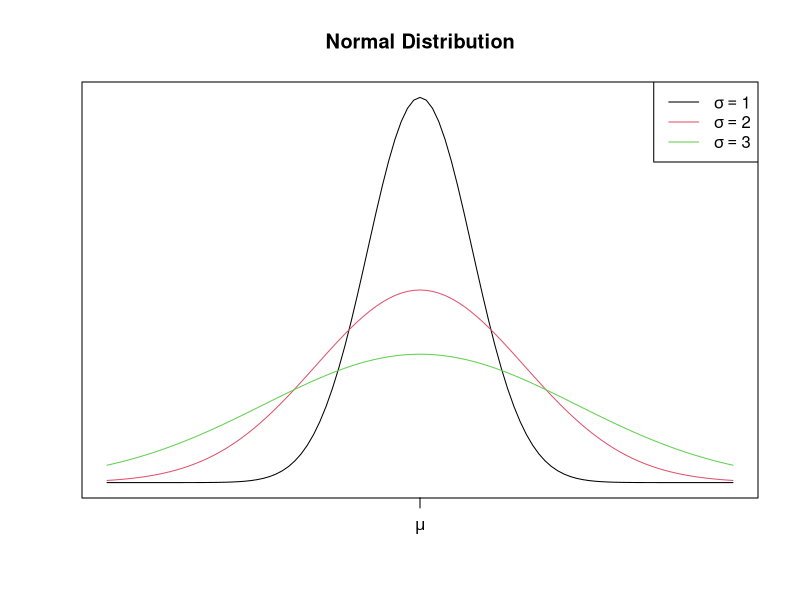
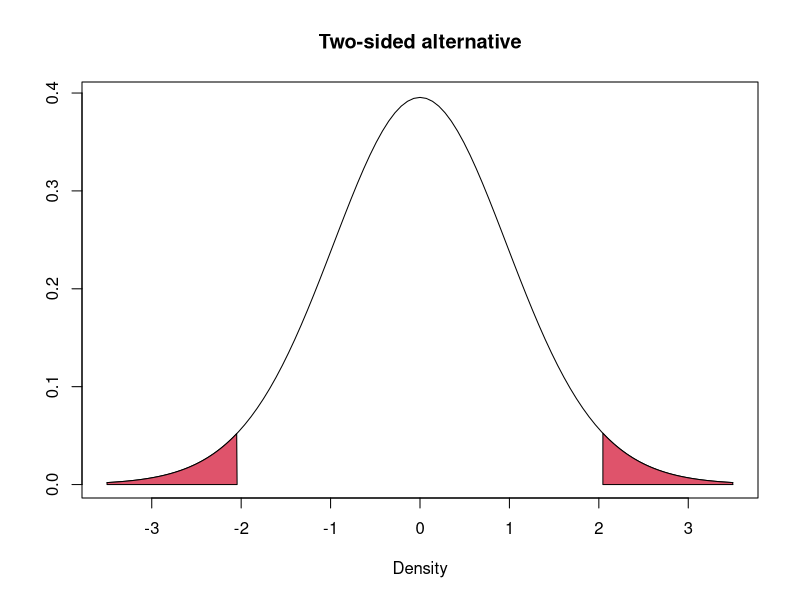
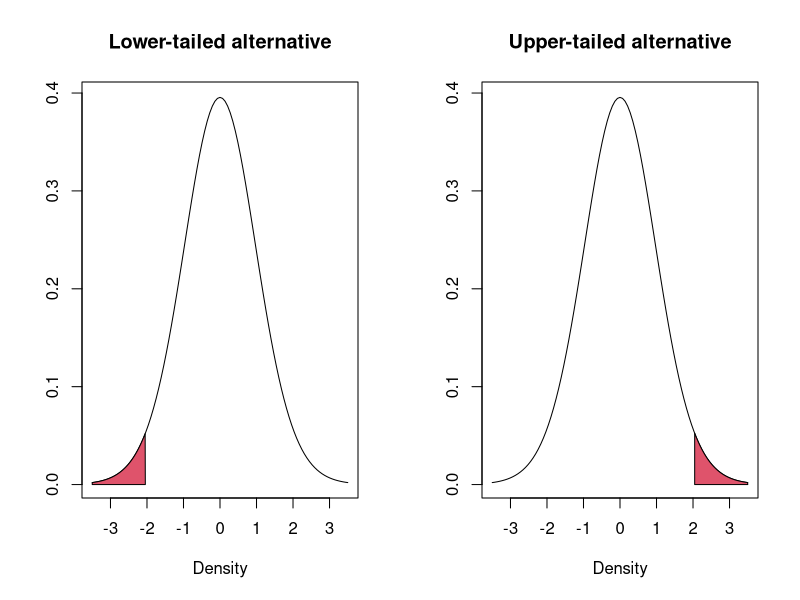
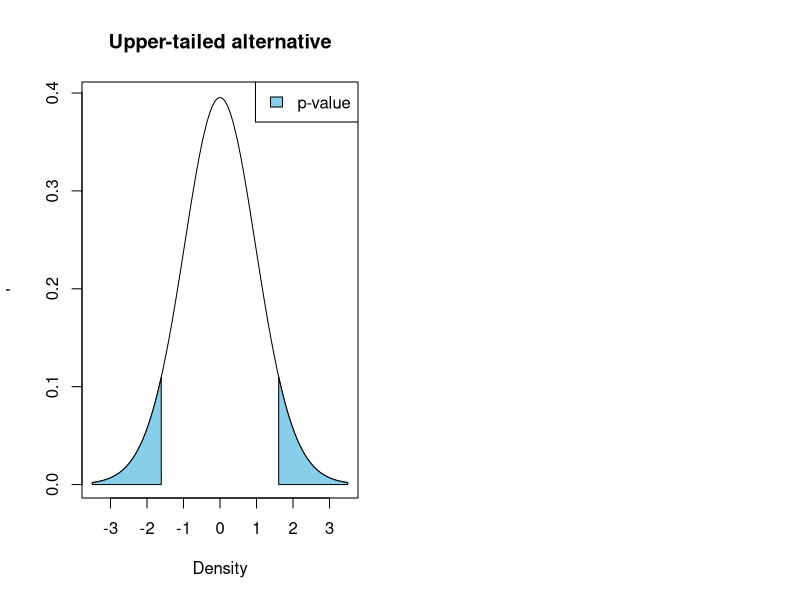

Source code (R) for these figures, in order: (Note: this script raises an error after producing the figures.)
### R code from vignette source '09RIII.Rnw'
### Encoding: UTF-8

###################################################
### code chunk number 1: setup
###################################################
library(knitr)
knit_hooks$set(small.mar = function(before, options, envir) {
  if (before) par(mar = c(5.1, 4.1, 2.1, 2.1))  # smaller margin on top 
})
opts_chunk$set(fig.path='figure/beamer-',fig.align='center',fig.show='hold',size='footnotesize', small.mar=TRUE)
# opts_chunk$set(fig.path='figure/beamer-',fig.align='center',fig.show='hold',size='footnotesize')


###################################################
### code chunk number 2: 09RIII.Rnw:209-218
###################################################
curve(dnorm(x, mean=0, sd=1), from=-6, to =6, ylab="", xaxt='n',yaxt='n', xlab = "", main="Normal Distribution")
curve(dnorm(x, mean=0, sd=2), add=TRUE, col=2)
curve(dnorm(x, mean=0, sd=3), add=TRUE, col=3)
legend("topright", legend = c(
  expression(sigma == 1),
  expression(sigma == 2),
  expression(sigma == 3)),
  col=c(1,2,3),lwd=1)
axis(side =1, at=0, labels = expression(mu))


###################################################
### code chunk number 3: 09RIII.Rnw:350-370
###################################################
xmin <- -3.5
ntobs <- qt(0.025, df=29)
ptobs <- qt(0.975, df=29)
car_data <- read.csv("car_data.csv")
n <- nrow(car_data)
cord.x <- c(xmin,seq(xmin,ntobs,0.01),ntobs)
cord.y <- c(0,dt(seq(xmin,ntobs,0.01), df=n-1),0)

# Make a curve
curve(dt(x,df=n-1), xlim=c(xmin,abs(xmin)), xlab='Density',
      main="Two-sided alternative", ylab="")

# Add the shaded area.
polygon(cord.x,cord.y,col=2)
#legend("topright", fill="skyblue", legend = "p-value")

# Create data for the area to shade in the upper tail
cord.x <- c(ptobs,seq(ptobs, abs(xmin),0.01),abs(xmin))
cord.y <- c(0,dt(seq(ptobs,abs(xmin),0.01), df=n-1),0)
polygon(cord.x,cord.y,col=2)


###################################################
### code chunk number 4: 09RIII.Rnw:378-382
###################################################
this <- t.test(x=car_data$km.L,
        alternative=c("two.sided"), mu=10)
high = this$statistic*sd(car_data$km.L)/sqrt(n) + 10
low = this$statistic*sd(car_data$km.L)/sqrt(n) - 10


###################################################
### code chunk number 5: 09RIII.Rnw:393-421
###################################################
par(mfrow=c(1,2))

xmin <- -3.5
ntobs <- qt(0.025, df=29)
ptobs <- qt(0.975, df=29)
car_data <- read.csv("car_data.csv")
n <- nrow(car_data)
cord.x <- c(xmin,seq(xmin,ntobs,0.01),ntobs)
cord.y <- c(0,dt(seq(xmin,ntobs,0.01), df=n-1),0)

# Make a curve
curve(dt(x,df=n-1), xlim=c(xmin,abs(xmin)), xlab='Density',
      main="Lower-tailed alternative", ylab="")

# Add the shaded area.
polygon(cord.x,cord.y,col=2)
#legend("topright", fill="skyblue", legend = "p-value")


# Make a curve
curve(dt(x,df=n-1), xlim=c(xmin,abs(xmin)), xlab='Density',
      main="Upper-tailed alternative", ylab="")


# Create data for the area to shade in the upper tail
cord.x <- c(ptobs,seq(ptobs, abs(xmin),0.01),abs(xmin))
cord.y <- c(0,dt(seq(ptobs,abs(xmin),0.01), df=n-1),0)
polygon(cord.x,cord.y,col=2)


###################################################
### code chunk number 6: carttest (eval = FALSE)
###################################################
## car_data <- read.csv("car_data.csv")# read in the data
## t.test(x=car_data$km.L,             # sample mileage
##        alternative=c("two.sided"),  # two-side H_A
##        mu=10) # set the hypothesized value equal to 10. 
##        
## # since a two-sided test is the default, we could have typed:
## t.test(x=car_data$km.L, mu=10)


###################################################
### code chunk number 7: 09RIII.Rnw:477-479
###################################################
car_data <- read.csv("car_data.csv")# read in the data
t.test(x=car_data$km.L, mu=10)


###################################################
### code chunk number 8: 09RIII.Rnw:536-538
###################################################
car <- car_data
tsum <- t.test(x=car_data$km.L, alternative=c("two.sided"),mu=10)


###################################################
### code chunk number 9: 09RIII.Rnw:559-584
###################################################
# Create data for the area to shade in the lower tail
tobs <- tsum$statistic
if (tobs<0){
  ntobs <- tobs
  ptobs <- abs(tobs)
} else {
  ptobs <- tobs
  ntobs <- (-1)*tobs
}
xmin <- -3.5
cord.x <- c(xmin,seq(xmin,ntobs,0.01),ntobs)
cord.y <- c(0,dt(seq(xmin,ntobs,0.01), df=n-1),0)

# Make a curve
curve(dt(x,df=n-1), xlim=c(xmin,abs(xmin)), xlab='Density',
      main="Upper-tailed alternative", ylab="'")

# Add the shaded area.
polygon(cord.x,cord.y,col='skyblue')
legend("topright", fill="skyblue", legend = "p-value")

# Create data for the area to shade in the upper tail
cord.x <- c(ptobs,seq(ptobs, abs(xmin),0.01),abs(xmin))
cord.y <- c(0,dt(seq(ptobs,abs(xmin),0.01), df=n-1),0)
polygon(cord.x,cord.y,col='skyblue')


###################################################
### code chunk number 10: 09RIII.Rnw:824-826
###################################################
head(beaver2,3)
tail(beaver2,3)


###################################################
### code chunk number 11: beaver (eval = FALSE)
###################################################
## beaverA <- subset(beaver2, activ==1) #active beavers
## beaverB <- subset(beaver2, activ==0) #non-active beavers
## t.test(beaverA$temp, beaverB$temp)


###################################################
### code chunk number 12: 09RIII.Rnw:846-853 (eval = FALSE)
###################################################
## t.test(beaverA$temp, # temperatures of 62 active beavers
##        beaverB$temp, # temps of 38 inactive beavers
##        alternative = "two.sided", # H_1: mu_A - mu_B != d_0
##        mu = 0,                    # default d_0 = 0
##        paired = FALSE,            # default (data unpaired)
##        conf.level = 0.95          # default (ie. alpha = 5%)
##        )


###################################################
### code chunk number 13: 09RIII.Rnw:860-861
###################################################
beaverA <- subset(beaver2, activ==1) #active beavers
beaverB <- subset(beaver2, activ==0) #non-active beavers
t.test(beaverA$temp, beaverB$temp)


###################################################
### code chunk number 14: 09RIII.Rnw:867-868 (eval = FALSE)
###################################################
## t.test(temp~activ, data=beaver2)


###################################################
### code chunk number 15: 09RIII.Rnw:876-877
###################################################
(bsum <- t.test(temp~activ, data=beaver2))


###################################################
### code chunk number 16: 09RIII.Rnw:900-902
###################################################
# places inactive beavers in the first argument: 
t.test(beaverB$temp,beaverA$temp)


###################################################
### code chunk number 17: 09RIII.Rnw:1072-1075
###################################################
athlete = read.csv("athlete.csv", header=TRUE)
head(athlete,3)
tail(athlete,3)


###################################################
### code chunk number 18: 09RIII.Rnw:1082-1087
###################################################
noTrain <- subset(athlete, Training==0)
Train <- subset(athlete, Training==1)
# these are performed on the same athletes!
noTrain$Athlete
Train$Athlete


###################################################
### code chunk number 19: 09RIII.Rnw:1095-1096
###################################################
t.test(Time~Training, data=athlete, paired=TRUE)


###################################################
### code chunk number 20: 09RIII.Rnw:1110-1111
###################################################
t.test(noTrain$Time, Train$Time, data=athlete, paired=TRUE)


###################################################
### code chunk number 21: 09RIII.Rnw:1118-1120
###################################################
ds <- noTrain$Time - Train$Time
t.test(ds)


###################################################
### code chunk number 22: 09RIII.Rnw:1142-1143
###################################################
asum <- t.test(Time~Training, data=athlete, paired=TRUE)


###################################################
### code chunk number 23: 09RIII.Rnw:1154-1155
###################################################
t.test(Time~Training, data=athlete)


###################################################
### code chunk number 24: 09RIII.Rnw:1300-1302
###################################################
model <- lm(km.L~Litres+Distance, data=car_data)
model


###################################################
### code chunk number 25: 09RIII.Rnw:1309-1310
###################################################
model$coefficients


###################################################
### code chunk number 26: 09RIII.Rnw:1319-1323
###################################################
e <- residuals(model)
head(e)
smod <- summary(model)
smod$r.squared


###################################################
### code chunk number 27: 09RIII.Rnw:1350-1353 (eval = FALSE)
###################################################
## f <- '09RIII.Rnw'
## knitr::purl(f)
## Stangle(f)


